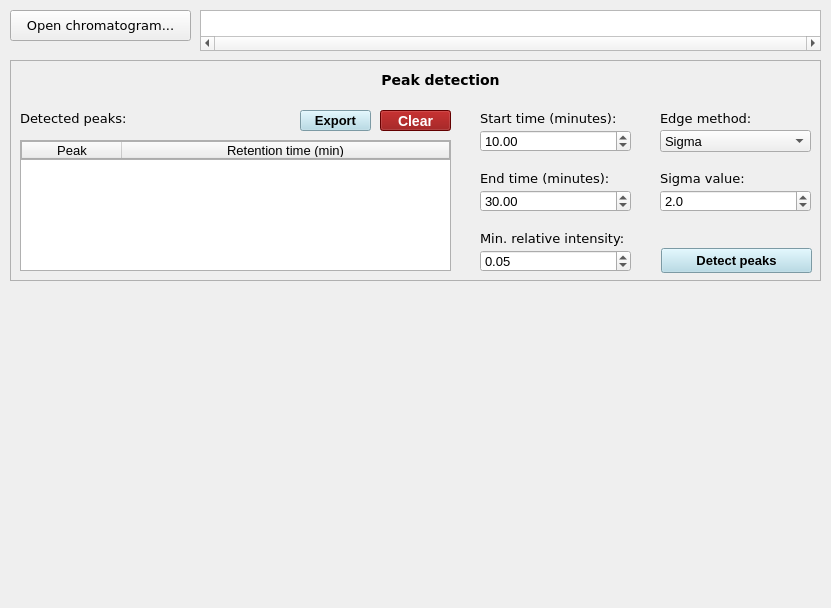
<?xml version="1.0" encoding="UTF-8"?>
<ui version="4.0">
 <class>MainWindow</class>
 <widget class="QMainWindow" name="MainWindow">
  <property name="geometry">
   <rect>
    <x>0</x>
    <y>0</y>
    <width>831</width>
    <height>608</height>
   </rect>
  </property>
  <property name="sizePolicy">
   <sizepolicy hsizetype="Preferred" vsizetype="Preferred">
    <horstretch>0</horstretch>
    <verstretch>0</verstretch>
   </sizepolicy>
  </property>
  <property name="windowTitle">
   <string>SweetSuite</string>
  </property>
  <property name="statusTip">
   <string/>
  </property>
  <property name="whatsThis">
   <string/>
  </property>
  <property name="styleSheet">
   <string notr="true">* {
    font-family: 'DejaVu Sans';
    font-size: 10pt; 
}

#frame_peak_detection {
    border: 1px solid #b0b0b0;
}</string>
  </property>
  <widget class="QWidget" name="centralwidget">
   <widget class="QPushButton" name="pushButton_open_chromatogram">
    <property name="geometry">
     <rect>
      <x>10</x>
      <y>10</y>
      <width>181</width>
      <height>31</height>
     </rect>
    </property>
    <property name="font">
     <font>
      <family>DejaVu Sans</family>
      <pointsize>10</pointsize>
     </font>
    </property>
    <property name="text">
     <string>Open chromatogram...</string>
    </property>
   </widget>
   <widget class="QListWidget" name="path_chromatogram">
    <property name="geometry">
     <rect>
      <x>200</x>
      <y>10</y>
      <width>621</width>
      <height>41</height>
     </rect>
    </property>
    <property name="styleSheet">
     <string notr="true">font-size: 9pt;</string>
    </property>
    <property name="horizontalScrollBarPolicy">
     <enum>Qt::ScrollBarAlwaysOn</enum>
    </property>
    <property name="editTriggers">
     <set>QAbstractItemView::DoubleClicked</set>
    </property>
    <property name="alternatingRowColors">
     <bool>true</bool>
    </property>
   </widget>
   <widget class="QFrame" name="frame_peak_detection">
    <property name="geometry">
     <rect>
      <x>10</x>
      <y>60</y>
      <width>811</width>
      <height>221</height>
     </rect>
    </property>
    <property name="frameShape">
     <enum>QFrame::StyledPanel</enum>
    </property>
    <property name="frameShadow">
     <enum>QFrame::Raised</enum>
    </property>
    <widget class="QTableWidget" name="tableWidget_detected_peaks">
     <property name="geometry">
      <rect>
       <x>10</x>
       <y>80</y>
       <width>431</width>
       <height>131</height>
      </rect>
     </property>
     <property name="styleSheet">
      <string notr="true">font-family: 'DejaVu Sans';

border: 1px solid #b0b0b0;
</string>
     </property>
     <property name="sizeAdjustPolicy">
      <enum>QAbstractScrollArea::AdjustIgnored</enum>
     </property>
     <property name="editTriggers">
      <set>QAbstractItemView::AnyKeyPressed</set>
     </property>
     <property name="alternatingRowColors">
      <bool>false</bool>
     </property>
     <property name="sortingEnabled">
      <bool>false</bool>
     </property>
     <attribute name="horizontalHeaderStretchLastSection">
      <bool>true</bool>
     </attribute>
     <column>
      <property name="text">
       <string>Peak</string>
      </property>
      <property name="font">
       <font>
        <weight>50</weight>
        <bold>false</bold>
       </font>
      </property>
      <property name="textAlignment">
       <set>AlignCenter</set>
      </property>
     </column>
     <column>
      <property name="text">
       <string>Retention time (min)</string>
      </property>
     </column>
    </widget>
    <widget class="QLabel" name="label_peak_detection">
     <property name="geometry">
      <rect>
       <x>290</x>
       <y>10</y>
       <width>281</width>
       <height>20</height>
      </rect>
     </property>
     <property name="font">
      <font>
       <family>DejaVu Sans</family>
       <pointsize>11</pointsize>
       <weight>75</weight>
       <bold>true</bold>
      </font>
     </property>
     <property name="styleSheet">
      <string notr="true">font-weight: bold;
font-size: 10.5pt</string>
     </property>
     <property name="text">
      <string>Peak detection</string>
     </property>
     <property name="alignment">
      <set>Qt::AlignCenter</set>
     </property>
    </widget>
    <widget class="QLabel" name="label_detected_peaks">
     <property name="geometry">
      <rect>
       <x>10</x>
       <y>50</y>
       <width>201</width>
       <height>16</height>
      </rect>
     </property>
     <property name="font">
      <font>
       <family>DejaVu Sans</family>
       <pointsize>10</pointsize>
      </font>
     </property>
     <property name="text">
      <string>Detected peaks:</string>
     </property>
    </widget>
    <widget class="QDoubleSpinBox" name="start_time">
     <property name="geometry">
      <rect>
       <x>470</x>
       <y>70</y>
       <width>151</width>
       <height>22</height>
      </rect>
     </property>
     <property name="maximum">
      <double>1000.000000000000000</double>
     </property>
     <property name="value">
      <double>10.000000000000000</double>
     </property>
    </widget>
    <widget class="QLabel" name="label_start_time">
     <property name="geometry">
      <rect>
       <x>470</x>
       <y>50</y>
       <width>151</width>
       <height>16</height>
      </rect>
     </property>
     <property name="font">
      <font>
       <family>DejaVu Sans</family>
       <pointsize>10</pointsize>
      </font>
     </property>
     <property name="text">
      <string>Start time (minutes):</string>
     </property>
    </widget>
    <widget class="QDoubleSpinBox" name="end_time">
     <property name="geometry">
      <rect>
       <x>470</x>
       <y>130</y>
       <width>151</width>
       <height>22</height>
      </rect>
     </property>
     <property name="maximum">
      <double>1000.000000000000000</double>
     </property>
     <property name="value">
      <double>30.000000000000000</double>
     </property>
    </widget>
    <widget class="QLabel" name="label_end_time">
     <property name="geometry">
      <rect>
       <x>470</x>
       <y>110</y>
       <width>151</width>
       <height>16</height>
      </rect>
     </property>
     <property name="font">
      <font>
       <family>DejaVu Sans</family>
       <pointsize>10</pointsize>
      </font>
     </property>
     <property name="text">
      <string>End time (minutes):</string>
     </property>
    </widget>
    <widget class="QLabel" name="label_min_intensity">
     <property name="geometry">
      <rect>
       <x>470</x>
       <y>170</y>
       <width>151</width>
       <height>16</height>
      </rect>
     </property>
     <property name="font">
      <font>
       <family>DejaVu Sans</family>
       <pointsize>10</pointsize>
       <italic>false</italic>
      </font>
     </property>
     <property name="text">
      <string>Min. relative intensity:</string>
     </property>
    </widget>
    <widget class="QDoubleSpinBox" name="min_intensity">
     <property name="geometry">
      <rect>
       <x>470</x>
       <y>190</y>
       <width>151</width>
       <height>22</height>
      </rect>
     </property>
     <property name="maximum">
      <double>1.000000000000000</double>
     </property>
     <property name="singleStep">
      <double>0.100000000000000</double>
     </property>
     <property name="value">
      <double>0.050000000000000</double>
     </property>
    </widget>
    <widget class="QComboBox" name="comboBox_edge_method">
     <property name="geometry">
      <rect>
       <x>650</x>
       <y>70</y>
       <width>151</width>
       <height>22</height>
      </rect>
     </property>
     <item>
      <property name="text">
       <string>Sigma</string>
      </property>
     </item>
     <item>
      <property name="text">
       <string>FWHM</string>
      </property>
     </item>
    </widget>
    <widget class="QLabel" name="label_edge_method">
     <property name="geometry">
      <rect>
       <x>650</x>
       <y>50</y>
       <width>121</width>
       <height>16</height>
      </rect>
     </property>
     <property name="font">
      <font>
       <family>DejaVu Sans</family>
       <pointsize>10</pointsize>
      </font>
     </property>
     <property name="text">
      <string>Edge method:</string>
     </property>
    </widget>
    <widget class="QDoubleSpinBox" name="sigma">
     <property name="geometry">
      <rect>
       <x>650</x>
       <y>130</y>
       <width>151</width>
       <height>22</height>
      </rect>
     </property>
     <property name="decimals">
      <number>1</number>
     </property>
     <property name="maximum">
      <double>10.000000000000000</double>
     </property>
     <property name="singleStep">
      <double>0.100000000000000</double>
     </property>
     <property name="value">
      <double>2.000000000000000</double>
     </property>
    </widget>
    <widget class="QLabel" name="label_sigma">
     <property name="geometry">
      <rect>
       <x>650</x>
       <y>110</y>
       <width>151</width>
       <height>16</height>
      </rect>
     </property>
     <property name="font">
      <font>
       <family>DejaVu Sans</family>
       <pointsize>10</pointsize>
      </font>
     </property>
     <property name="text">
      <string>Sigma value:</string>
     </property>
    </widget>
    <widget class="QPushButton" name="pushButton_detect_peaks">
     <property name="geometry">
      <rect>
       <x>651</x>
       <y>188</y>
       <width>151</width>
       <height>25</height>
      </rect>
     </property>
     <property name="styleSheet">
      <string notr="true">background-color: lightblue;
color: black;
font-size: 10pt;
font-weight: bold;</string>
     </property>
     <property name="text">
      <string>Detect peaks</string>
     </property>
    </widget>
    <widget class="QPushButton" name="pushButton_clear">
     <property name="enabled">
      <bool>true</bool>
     </property>
     <property name="geometry">
      <rect>
       <x>370</x>
       <y>50</y>
       <width>71</width>
       <height>21</height>
      </rect>
     </property>
     <property name="styleSheet">
      <string notr="true">background-color: #8B0000;
font-weight: bold;
color: white;
font-size: 10.5pt;</string>
     </property>
     <property name="text">
      <string>Clear</string>
     </property>
    </widget>
    <widget class="QPushButton" name="pushButton_export">
     <property name="geometry">
      <rect>
       <x>290</x>
       <y>50</y>
       <width>71</width>
       <height>21</height>
      </rect>
     </property>
     <property name="styleSheet">
      <string notr="true">background-color: lightblue;
color: black;
font-size: 10pt;
font-weight: bold;</string>
     </property>
     <property name="text">
      <string>Export</string>
     </property>
    </widget>
   </widget>
   <widget class="QWidget" name="plotContainer" native="true">
    <property name="geometry">
     <rect>
      <x>10</x>
      <y>290</y>
      <width>811</width>
      <height>311</height>
     </rect>
    </property>
    <layout class="QVBoxLayout" name="verticalLayout">
     <property name="spacing">
      <number>0</number>
     </property>
     <property name="leftMargin">
      <number>0</number>
     </property>
     <property name="topMargin">
      <number>0</number>
     </property>
     <property name="rightMargin">
      <number>0</number>
     </property>
     <property name="bottomMargin">
      <number>0</number>
     </property>
    </layout>
   </widget>
  </widget>
  <action name="actionDocumentation">
   <property name="text">
    <string>Documentation</string>
   </property>
  </action>
  <action name="actionReport_a_bug">
   <property name="text">
    <string>Report a bug</string>
   </property>
  </action>
  <action name="actionAbout">
   <property name="text">
    <string>About</string>
   </property>
  </action>
  <action name="actionAdvanced_settings">
   <property name="text">
    <string>Advanced settings</string>
   </property>
  </action>
  <action name="actionImport_settings">
   <property name="text">
    <string>Import settings</string>
   </property>
  </action>
  <action name="actionExport_settings">
   <property name="text">
    <string>Export settings</string>
   </property>
  </action>
  <action name="actionExit">
   <property name="text">
    <string>Exit</string>
   </property>
  </action>
  <action name="actionAnalytes_list">
   <property name="text">
    <string>Analytes list</string>
   </property>
  </action>
  <action name="actionAlignment_list">
   <property name="text">
    <string>Alignment list</string>
   </property>
  </action>
  <action name="actionRevert_to_default_settings">
   <property name="text">
    <string>Revert to default settings</string>
   </property>
  </action>
  <action name="actionBlock_file">
   <property name="text">
    <string>Block file</string>
   </property>
  </action>
  <action name="actionVisualize_mass_spectrum">
   <property name="text">
    <string>View '.xy' mass spectrum</string>
   </property>
  </action>
  <action name="actionView_LC_FLD_chromatogram">
   <property name="text">
    <string>Open LC-FLD chromatogram</string>
   </property>
  </action>
 </widget>
 <resources/>
 <connections/>
</ui>
